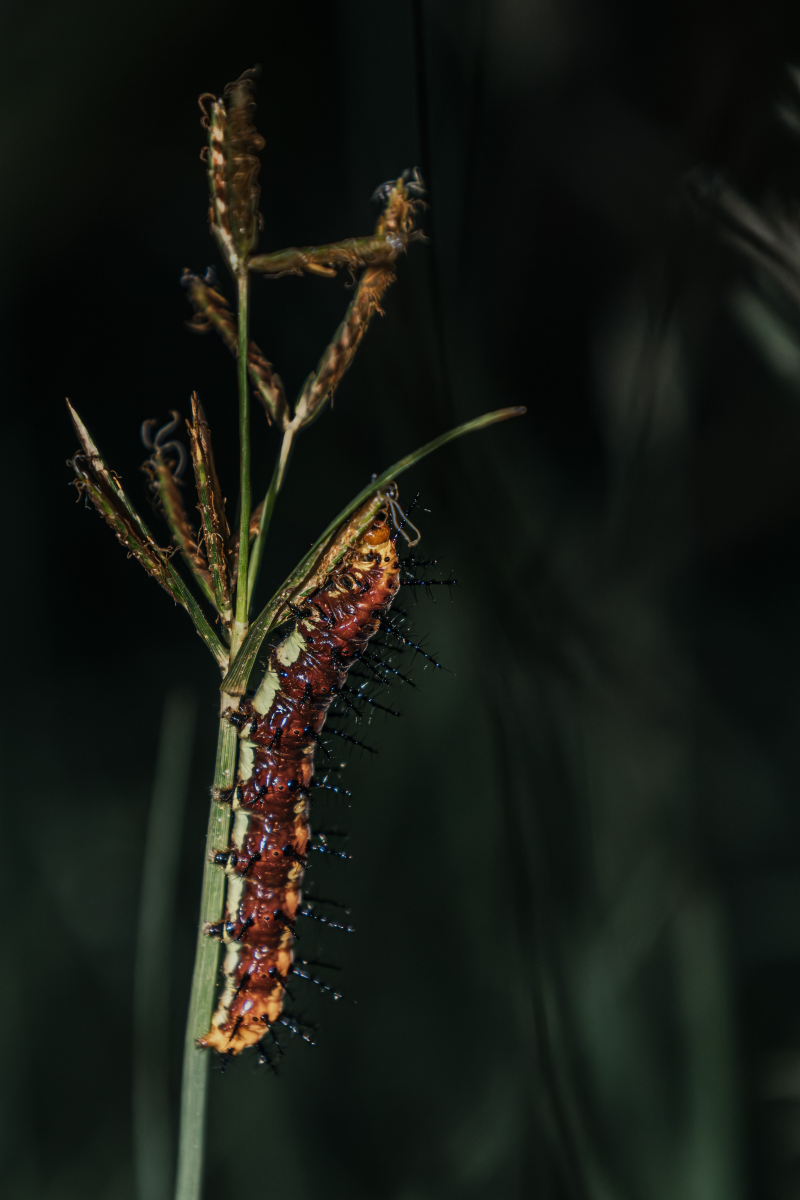
#> input picture week 2/pexels-ceylonframes-37821765.jpg, 4000 x 6000 px (shown at 1/5 size); the run also reads 1 picture not shown here
$ jupyter execute week2_soc_imageadjustments.ipynb
#> lines starting #> are read from the running program, lines starting #| are printed output that depends on the picture; after the words box and inside, x2 and y2 are one past the last pixel; in counts of white or black regions, pixels touching at a corner belong together
[cell 1]
import cv2
import numpy as np
import matplotlib.pyplot as plt

# Helper function to display images properly
def show_image(title, image, cmap=None):
    plt.figure(figsize=(6, 6))
    plt.imshow(image, cmap=cmap)
    plt.title(title)
    plt.axis('off') # Hide axes for cleaner look
    plt.show()

# Load the images using the filenames you provided
# cv2 reads images in BGR format by default, so we convert them to RGB for normal viewing
img_xray = cv2.imread('pexels-pixabay-207496.jpg')
img_xray_rgb = cv2.cvtColor(img_xray, cv2.COLOR_BGR2RGB)

img_nature = cv2.imread('pexels-ceylonframes-37821765.jpg')
#> img_nature is the input picture: shape (6000, 4000, 3); mean B, G, R 20, 26.3, 22.6
img_nature_rgb = cv2.cvtColor(img_nature, cv2.COLOR_BGR2RGB)

show_image("Original X-Ray", img_xray_rgb)
show_image("Original Nature Image", img_nature_rgb)

1. Grayscale conversion

[cell 2]
# Convert both images to grayscale
gray_xray = cv2.cvtColor(img_xray, cv2.COLOR_BGR2GRAY)
gray_nature = cv2.cvtColor(img_nature, cv2.COLOR_BGR2GRAY)

show_image("Grayscale X-Ray", gray_xray, cmap='gray')
show_image("Grayscale Nature", gray_nature, cmap='gray')

2. Histogram Visualisation

[cell 3]
# Flatten the 2D array of pixels into a 1D array to calculate the histogram
plt.figure(figsize=(10, 4))

plt.subplot(1, 2, 1)
plt.hist(img_nature_rgb.ravel(), bins=256, range=[0, 256], color='black')
plt.title('Histogram: X-Ray')
plt.xlabel('Pixel Intensity (0-255)')
plt.ylabel('Number of Pixels')

plt.subplot(1, 2, 2)
plt.hist(gray_nature.ravel(), bins=256, range=[0, 256], color='black')
plt.title('Histogram: Nature')
plt.xlabel('Pixel Intensity (0-255)')

plt.tight_layout()
plt.show()
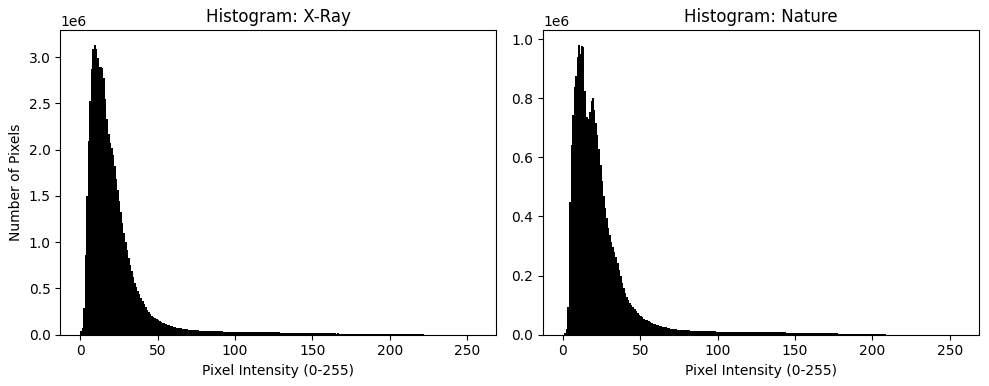
#> figure drawn by matplotlib, 2 panels; panel 1: tallest bar 3132518 high, from x = 9 to 10; panel 2: tallest bar 980599 high, from x = 10 to 11

3. Image Resizing

[cell 4]
# new width and height
new_width = 256
new_height = 256

# Resize
resized_xray = cv2.resize(gray_xray, (new_width, new_height))
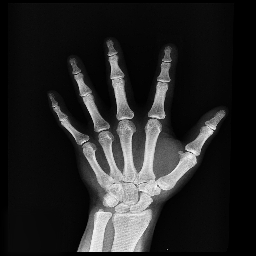
#> resized_xray: shape (256, 256); min 0, max 253, mean 36.5
resized_nature_gray = cv2.resize(gray_nature, (new_width, new_height))
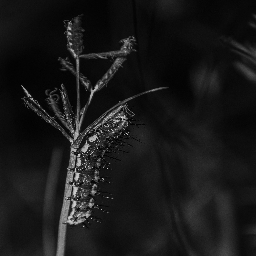
#> resized_nature_gray: shape (256, 256); min 1, max 229, mean 24.4

# Display all three results
show_image("Resized X-Ray (256x256)", resized_xray, cmap='gray')
show_image("Resized Nature - Grayscale", resized_nature_gray, cmap='gray')


# Print the shapes to prove they all changed size
print("--- Image Shapes ---")
print(f"X-Ray original: {gray_xray.shape} -> New: {resized_xray.shape}")
#| X-Ray original: (7175, 5967) -> New: (256, 256)

4. Edge Detection

[cell 5]
#
# Any gradient above 200 is considered an edge for the nature
edges_xray = cv2.Canny(gray_xray, 30,100)
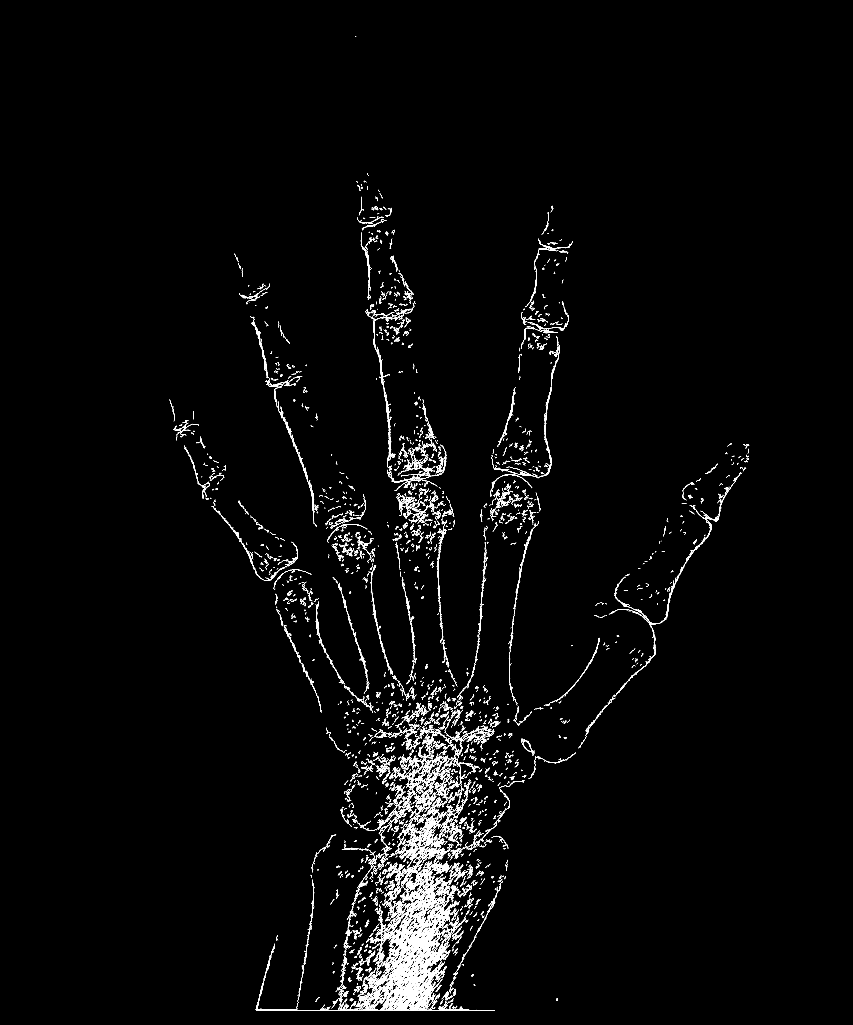
#> edges_xray: shape (7175, 5967) (shown at 1/7 size); 0.78% white in thin lines or dots, all inside (x1, y1, x2, y2) = (1184, 253, 5244, 7074)
edges_nature = cv2.Canny(gray_nature, 100, 200)
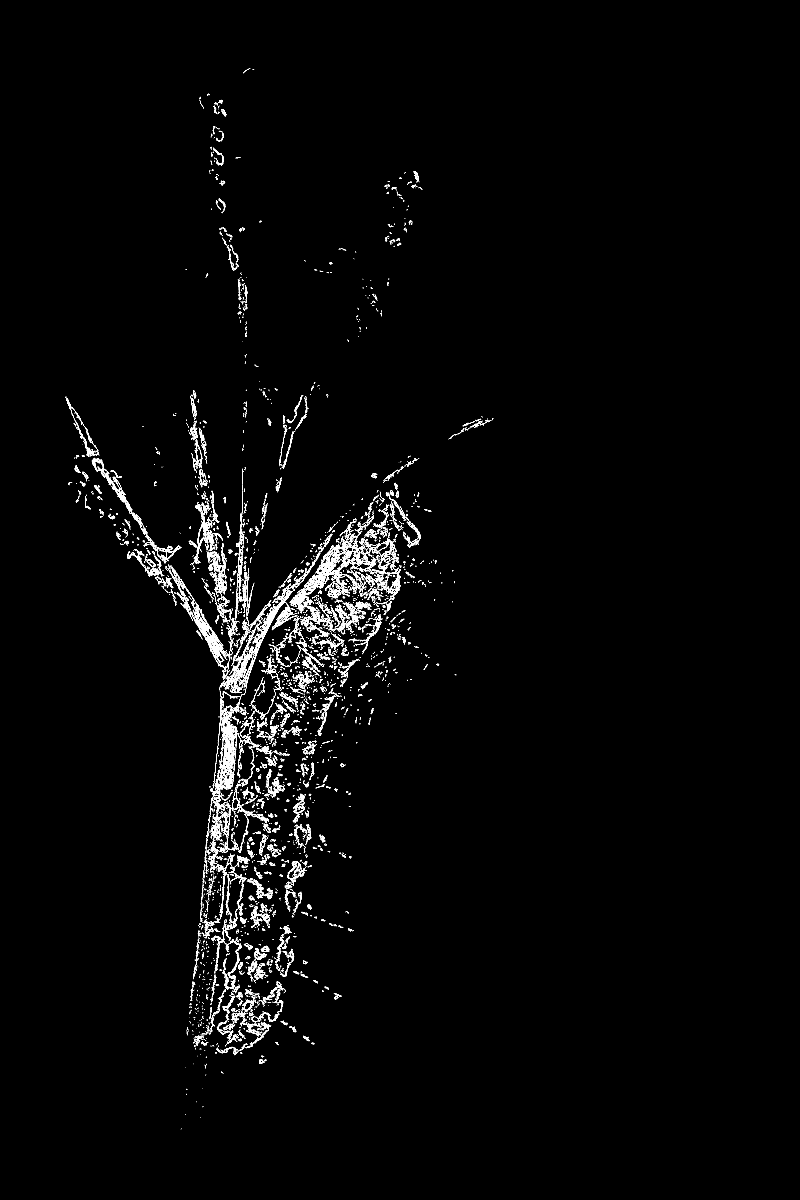
#> edges_nature: shape (6000, 4000) (shown at 1/5 size); 0.88% white in thin lines or dots, all inside (x1, y1, x2, y2) = (325, 343, 2467, 5647)

show_image("Edges of X-Ray", edges_xray, cmap='gray')
show_image("Edges of Nature Image", edges_nature, cmap='gray')

5. Noise Addition and noise removal

[cell 6]
# SET THE NOISE DIAL TO "LOUD"
mean = 0
variance = 3000
sigma = variance ** 0.5

# PART 1: APPLYING TO THE X-RAY

# Generate random noise shaped exactly like X-Ray
row_x, col_x = gray_xray.shape
#> row_x = 7175; col_x = 5967
noise_for_xray = np.random.normal(mean, sigma, (row_x, col_x))

# Add the noise, then force the numbers to stay between 0 and 255
noisy_xray = gray_xray + noise_for_xray
noisy_xray = np.clip(noisy_xray, 0, 255).astype(np.uint8)
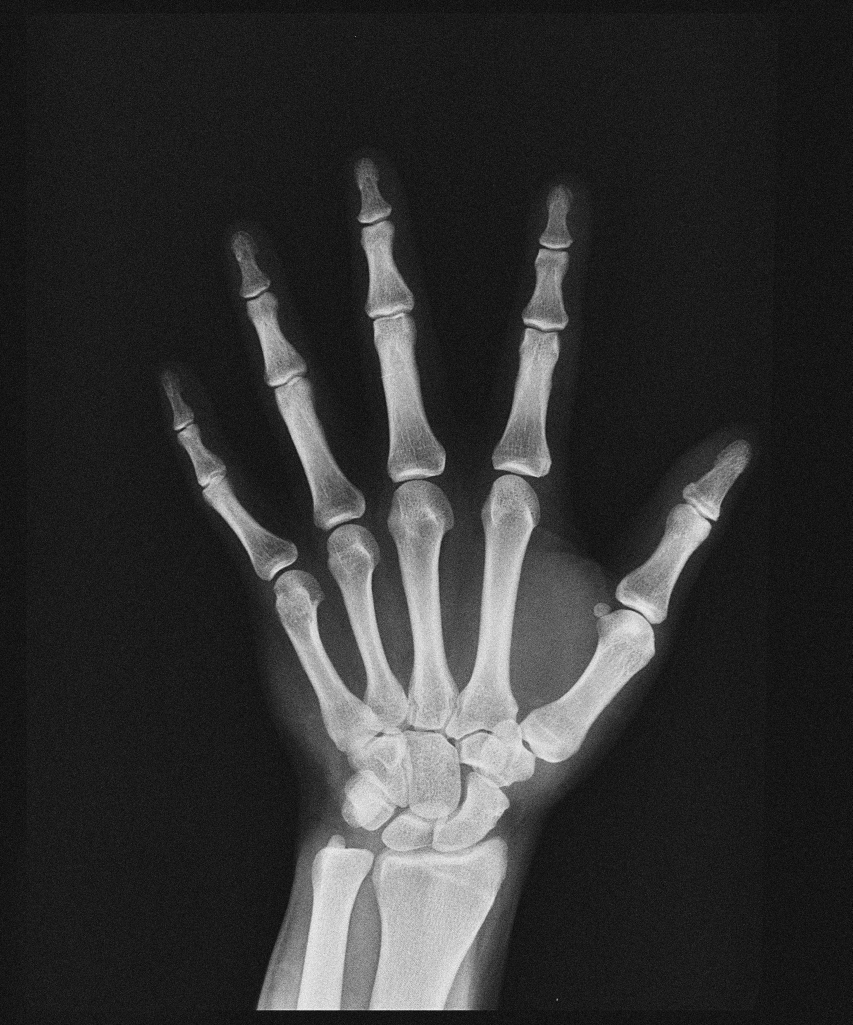
#> noisy_xray: shape (7175, 5967) (shown at 1/7 size); min 0, max 255, mean 50.5

# Remove the noise using Gaussian Blur.
# Because the noise is heavier, we increased the "kernel size" from (5,5) to (7,7)
denoised_xray = cv2.GaussianBlur(noisy_xray, (7, 7), 0)


# PART 2: APPLYING TO THE NATURE IMAGE

# Generate random noise shaped exactly like our Nature image
row_n, col_n = gray_nature.shape
#> row_n = 6000; col_n = 4000
noise_for_nature = np.random.normal(mean, sigma, (row_n, col_n))

# Add the noise, then force the numbers to stay between 0 and 255
noisy_nature = gray_nature + noise_for_nature
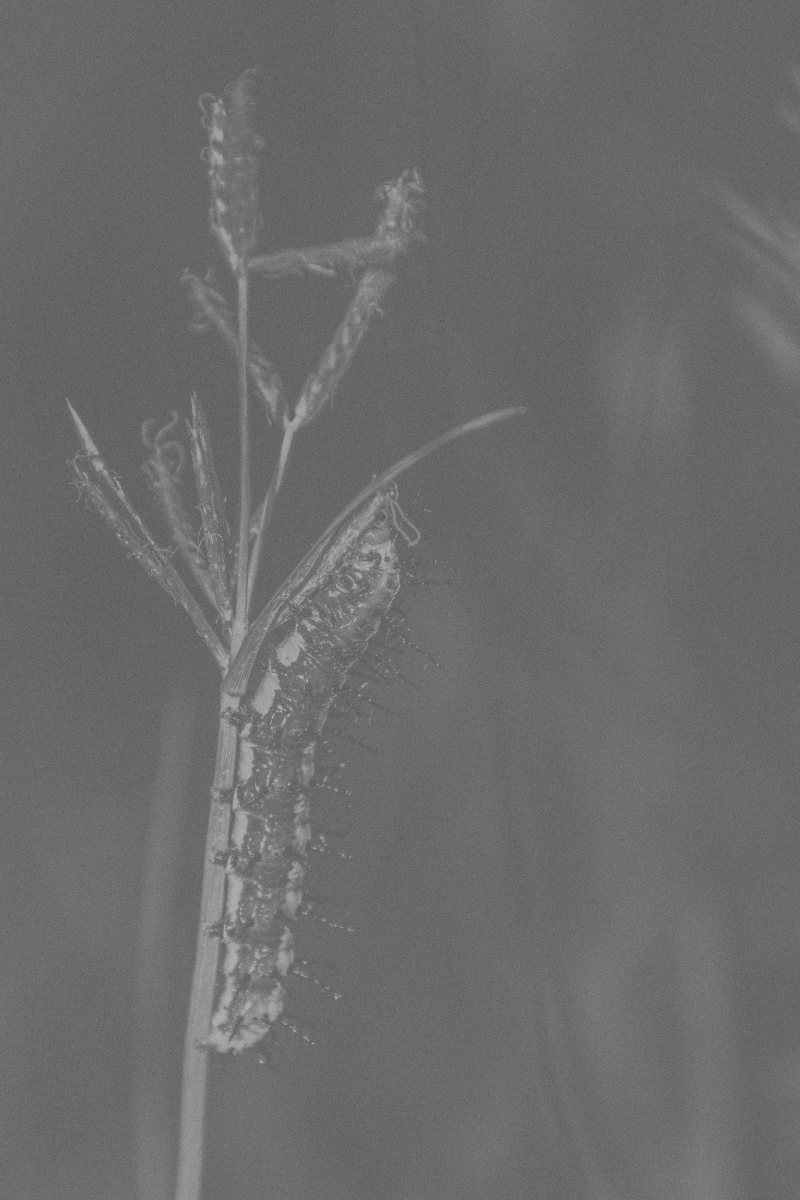
#> noisy_nature: shape (6000, 4000) float64 (shown at 1/5 size); min -282.1, max 443.6, mean 24.5; drawn with min black and max white
noisy_nature = np.clip(noisy_nature, 0, 255).astype(np.uint8)

# Remove the noise
denoised_nature = cv2.GaussianBlur(noisy_nature, (7, 7), 0)

# DISPLAY ALL 4 RESULTS

show_image("1. Noisy X-Ray (Heavy Static)", noisy_xray, cmap='gray')
show_image("2. Denoised X-Ray (7x7 Blur)", denoised_xray, cmap='gray')

show_image("3. Noisy Nature (Heavy Static)", noisy_nature, cmap='gray')
show_image("4. Denoised Nature (7x7 Blur)", denoised_nature, cmap='gray')
